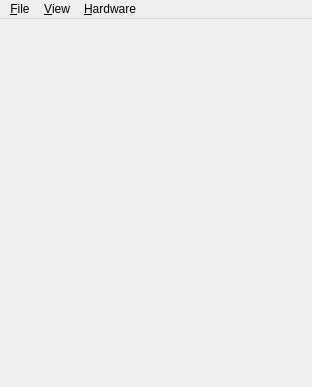
<?xml version="1.0" encoding="UTF-8"?>
<ui version="4.0">
 <class>MainWindowClass</class>
 <widget class="QMainWindow" name="MainWindowClass">
  <property name="geometry">
   <rect>
    <x>0</x>
    <y>0</y>
    <width>312</width>
    <height>387</height>
   </rect>
  </property>
  <property name="windowTitle">
   <string>Gideros Player</string>
  </property>
  <widget class="QWidget" name="centralWidget">
   <layout class="QVBoxLayout" name="verticalLayout">
    <property name="spacing">
     <number>0</number>
    </property>
    <property name="margin">
     <number>0</number>
    </property>
    <item>
     <spacer name="verticalSpacer">
      <property name="orientation">
       <enum>Qt::Vertical</enum>
      </property>
      <property name="sizeHint" stdset="0">
       <size>
        <width>20</width>
        <height>143</height>
       </size>
      </property>
     </spacer>
    </item>
    <item>
     <layout class="QHBoxLayout" name="horizontalLayout">
      <property name="spacing">
       <number>0</number>
      </property>
      <item>
       <spacer name="horizontalSpacer">
        <property name="orientation">
         <enum>Qt::Horizontal</enum>
        </property>
        <property name="sizeHint" stdset="0">
         <size>
          <width>40</width>
          <height>20</height>
         </size>
        </property>
       </spacer>
      </item>
      <item>
       <widget class="GLCanvas" name="glCanvas" native="true">
        <property name="focusPolicy">
         <enum>Qt::StrongFocus</enum>
        </property>
       </widget>
      </item>
      <item>
       <spacer name="horizontalSpacer_2">
        <property name="orientation">
         <enum>Qt::Horizontal</enum>
        </property>
        <property name="sizeHint" stdset="0">
         <size>
          <width>40</width>
          <height>20</height>
         </size>
        </property>
       </spacer>
      </item>
     </layout>
    </item>
    <item>
     <spacer name="verticalSpacer_2">
      <property name="orientation">
       <enum>Qt::Vertical</enum>
      </property>
      <property name="sizeHint" stdset="0">
       <size>
        <width>20</width>
        <height>142</height>
       </size>
      </property>
     </spacer>
    </item>
   </layout>
  </widget>
  <widget class="QMenuBar" name="menuBar">
   <property name="geometry">
    <rect>
     <x>0</x>
     <y>0</y>
     <width>312</width>
     <height>21</height>
    </rect>
   </property>
   <widget class="QMenu" name="menuFile">
    <property name="title">
     <string>&amp;File</string>
    </property>
    <addaction name="separator"/>
    <addaction name="actionExit"/>
   </widget>
   <widget class="QMenu" name="menuHardware">
    <property name="title">
     <string>&amp;Hardware</string>
    </property>
    <widget class="QMenu" name="menuOrientation">
     <property name="title">
      <string>Orientation</string>
     </property>
     <addaction name="actionPortrait"/>
     <addaction name="actionLandscape_Left"/>
     <addaction name="actionPortrait_Upside_Down"/>
     <addaction name="actionLandscape_Right"/>
    </widget>
    <widget class="QMenu" name="menuResolution">
     <property name="title">
      <string>Resolution</string>
     </property>
     <addaction name="action320x480"/>
     <addaction name="action768x1024"/>
     <addaction name="action640x960"/>
     <addaction name="action1536x2048"/>
     <addaction name="action320x568"/>
     <addaction name="action640x1136"/>
     <addaction name="separator"/>
     <addaction name="action480x800"/>
     <addaction name="action240x320"/>
     <addaction name="action540x960"/>
     <addaction name="action480x854"/>
     <addaction name="action240x400"/>
     <addaction name="action360x640"/>
     <addaction name="action800x1280"/>
     <addaction name="action600x1024"/>
     <addaction name="action600x800"/>
     <addaction name="action768x1366"/>
     <addaction name="action720x1280"/>
     <addaction name="action1080x1920"/>
    </widget>
    <widget class="QMenu" name="menuFrame_Rate_2">
     <property name="title">
      <string>Frame Rate</string>
     </property>
     <addaction name="action15_fps"/>
     <addaction name="action30_fps"/>
     <addaction name="action60_fps"/>
     <addaction name="actionUnlimited"/>
    </widget>
    <addaction name="actionRotate_Left"/>
    <addaction name="actionRotate_Right"/>
    <addaction name="separator"/>
    <addaction name="menuOrientation"/>
    <addaction name="menuResolution"/>
    <addaction name="menuFrame_Rate_2"/>
   </widget>
   <widget class="QMenu" name="menu_View">
    <property name="title">
     <string>&amp;View</string>
    </property>
    <widget class="QMenu" name="menuZoom">
     <property name="title">
      <string>Zoom</string>
     </property>
     <addaction name="actionQuarter"/>
     <addaction name="actionHalf"/>
     <addaction name="actionOriginal"/>
    </widget>
    <addaction name="actionAlways_on_Top"/>
    <addaction name="separator"/>
    <addaction name="menuZoom"/>
   </widget>
   <addaction name="menuFile"/>
   <addaction name="menu_View"/>
   <addaction name="menuHardware"/>
  </widget>
  <action name="actionExit">
   <property name="text">
    <string>E&amp;xit</string>
   </property>
  </action>
  <action name="actionRotate_Left">
   <property name="text">
    <string>Rotate Left</string>
   </property>
   <property name="shortcut">
    <string>Alt+Left</string>
   </property>
  </action>
  <action name="actionRotate_Right">
   <property name="text">
    <string>Rotate Right</string>
   </property>
   <property name="shortcut">
    <string>Alt+Right</string>
   </property>
  </action>
  <action name="actionPortrait">
   <property name="checkable">
    <bool>true</bool>
   </property>
   <property name="checked">
    <bool>false</bool>
   </property>
   <property name="text">
    <string>Portrait</string>
   </property>
  </action>
  <action name="actionPortrait_Upside_Down">
   <property name="checkable">
    <bool>true</bool>
   </property>
   <property name="text">
    <string>Portrait Upside Down</string>
   </property>
  </action>
  <action name="actionLandscape_Left">
   <property name="checkable">
    <bool>true</bool>
   </property>
   <property name="text">
    <string>Landscape Left</string>
   </property>
  </action>
  <action name="actionLandscape_Right">
   <property name="checkable">
    <bool>true</bool>
   </property>
   <property name="text">
    <string>Landscape Right</string>
   </property>
  </action>
  <action name="actionAlways_on_Top">
   <property name="checkable">
    <bool>true</bool>
   </property>
   <property name="text">
    <string>Always on Top</string>
   </property>
  </action>
  <action name="action15_fps">
   <property name="checkable">
    <bool>true</bool>
   </property>
   <property name="text">
    <string>15 fps</string>
   </property>
  </action>
  <action name="action30_fps">
   <property name="checkable">
    <bool>true</bool>
   </property>
   <property name="text">
    <string>30 fps</string>
   </property>
  </action>
  <action name="action60_fps">
   <property name="checkable">
    <bool>true</bool>
   </property>
   <property name="text">
    <string>60 fps</string>
   </property>
  </action>
  <action name="actionUnlimited">
   <property name="checkable">
    <bool>true</bool>
   </property>
   <property name="checked">
    <bool>true</bool>
   </property>
   <property name="text">
    <string>Unlimited</string>
   </property>
  </action>
  <action name="action320x480">
   <property name="checkable">
    <bool>true</bool>
   </property>
   <property name="text">
    <string>320x480 (iPhone)</string>
   </property>
  </action>
  <action name="action768x1024">
   <property name="checkable">
    <bool>true</bool>
   </property>
   <property name="text">
    <string>768x1024 (iPad)</string>
   </property>
  </action>
  <action name="action640x960">
   <property name="checkable">
    <bool>true</bool>
   </property>
   <property name="text">
    <string>640x960 (iPhone Retina)</string>
   </property>
  </action>
  <action name="actionExport_Accessed_Files">
   <property name="text">
    <string>Export Accessed Files...</string>
   </property>
  </action>
  <action name="actionRun">
   <property name="text">
    <string>Run</string>
   </property>
   <property name="shortcut">
    <string>Ctrl+R</string>
   </property>
  </action>
  <action name="actionStop">
   <property name="text">
    <string>Stop</string>
   </property>
  </action>
  <action name="actionHalf">
   <property name="checkable">
    <bool>true</bool>
   </property>
   <property name="text">
    <string>50%</string>
   </property>
  </action>
  <action name="actionOriginal">
   <property name="checkable">
    <bool>true</bool>
   </property>
   <property name="checked">
    <bool>true</bool>
   </property>
   <property name="text">
    <string>100%</string>
   </property>
  </action>
  <action name="action480x800">
   <property name="checkable">
    <bool>true</bool>
   </property>
   <property name="text">
    <string>480x800</string>
   </property>
  </action>
  <action name="action240x320">
   <property name="checkable">
    <bool>true</bool>
   </property>
   <property name="text">
    <string>240x320</string>
   </property>
  </action>
  <action name="action540x960">
   <property name="checkable">
    <bool>true</bool>
   </property>
   <property name="text">
    <string>540x960</string>
   </property>
  </action>
  <action name="action480x854">
   <property name="checkable">
    <bool>true</bool>
   </property>
   <property name="text">
    <string>480x854</string>
   </property>
  </action>
  <action name="action240x400">
   <property name="checkable">
    <bool>true</bool>
   </property>
   <property name="text">
    <string>240x400</string>
   </property>
  </action>
  <action name="action360x640">
   <property name="checkable">
    <bool>true</bool>
   </property>
   <property name="text">
    <string>360x640</string>
   </property>
  </action>
  <action name="action800x1280">
   <property name="checkable">
    <bool>true</bool>
   </property>
   <property name="text">
    <string>800x1280</string>
   </property>
  </action>
  <action name="action600x1024">
   <property name="checkable">
    <bool>true</bool>
   </property>
   <property name="text">
    <string>600x1024</string>
   </property>
  </action>
  <action name="action600x800">
   <property name="checkable">
    <bool>true</bool>
   </property>
   <property name="text">
    <string>600x800</string>
   </property>
  </action>
  <action name="action768x1366">
   <property name="checkable">
    <bool>true</bool>
   </property>
   <property name="text">
    <string>768x1366</string>
   </property>
  </action>
  <action name="actionQuarter">
   <property name="checkable">
    <bool>true</bool>
   </property>
   <property name="text">
    <string>25 %</string>
   </property>
  </action>
  <action name="action1536x2048">
   <property name="checkable">
    <bool>true</bool>
   </property>
   <property name="text">
    <string>1536x2048 (iPad Retina)</string>
   </property>
  </action>
  <action name="action320x568">
   <property name="checkable">
    <bool>true</bool>
   </property>
   <property name="text">
    <string>320x568 (iPhone 5)</string>
   </property>
  </action>
  <action name="action640x1136">
   <property name="checkable">
    <bool>true</bool>
   </property>
   <property name="text">
    <string>640x1136 (iPhone 5 Retina)</string>
   </property>
  </action>
  <action name="action720x1280">
   <property name="checkable">
    <bool>true</bool>
   </property>
   <property name="text">
    <string>720x1280</string>
   </property>
  </action>
  <action name="action1080x1920">
   <property name="checkable">
    <bool>true</bool>
   </property>
   <property name="text">
    <string>1080x1920</string>
   </property>
  </action>
 </widget>
 <layoutdefault spacing="6" margin="11"/>
 <customwidgets>
  <customwidget>
   <class>GLCanvas</class>
   <extends>QWidget</extends>
   <header>glcanvas.h</header>
   <container>1</container>
  </customwidget>
 </customwidgets>
 <resources/>
 <connections/>
</ui>
